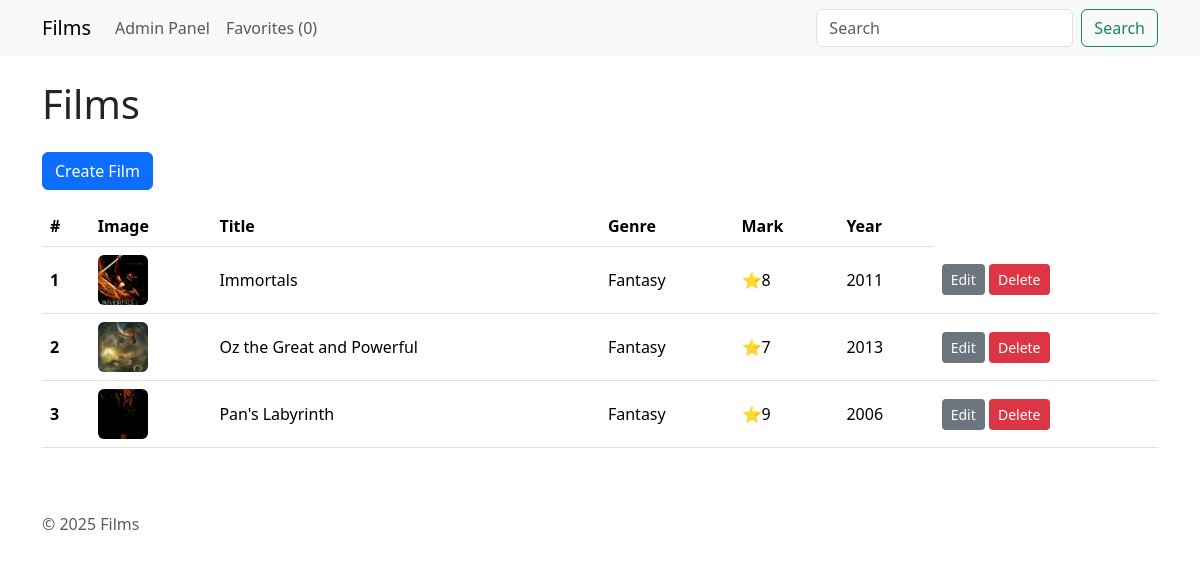
The app's page /films/list/ with its own data.
### products/models.py (models this page shows, shortened)
class Film(models.Model):
    GENRE_CHOICES = [
    ('action', 'Action'),
    ('fantasy', 'Fantasy'),
    ('comedy', 'Comedy'),
    ('drama', 'Drama'),
    ('horror', 'Horror'),
    ('sci-fi', 'Sci-Fi'),
    ('romance', 'Romance'),
    ('thriller', 'Thriller'),
    ('documentary', 'Documentary'),
    ('animation', 'Animation'),
    ('adventure', 'Adventure'),
    ('mystery', 'Mystery'),
    ('crime', 'Crime'),
    ('musical', 'Musical'),
    ('biography', 'Biography'),
    ('war', 'War'),
    ('western', 'Western'),
    ]
    title = models.CharField(max_length=100)
    image = models.ImageField(upload_to='films_images/', null=True, blank=True)
    video = models.FileField(upload_to='films_videos/', null=True, blank=True)
    description = models.TextField(blank=True, null=True)
    mark = models.IntegerField()
    year = models.IntegerField()
    genre = models.CharField(max_length=50, choices=GENRE_CHOICES)

### products/views.py (the view)
# urls.py: path('list/', views.list_of_films, name="film_list"),
def list_of_films(request):
    films = Film.objects.all()
    return render(request, 'products/list.html', {'films': films})

### favourites/context_processor.py (called while the page is built)
def favorite_films_count(request):
    count = get_count_of_favorite_films(request)
    return {'favorite_films_count': count}

### favourites/favorites.py (called while the page is built)
def get_favorites_films(request):
    return request.session.get(FAVORITE_FILMS_KEY, [])

def get_count_of_favorite_films(request):
    return len(get_favorites_films(request))

### products/templates/products/list.html
{% extends "layout.html" %} {% block content %}
<h1 class="mb-4">Films</h1>
<a href="/films/create/" class="btn btn-primary mb-3">Create Film</a>
<table class="table">
  <thead>
    <tr>
      <th scope="col">#</th>
      <th scope="col">Image</th>
      <th scope="col">Title</th>
      <th scope="col">Genre</th>
      <th scope="col">Mark</th>
      <th scope="col">Year</th>
    </tr>
  </thead>
  <tbody>
    {% for f in films %}
    <tr class="align-middle">
      <th scope="row">{{ f.pk }}</th>
      <td>
        <img
          class="rounded"
          src="{% if f.image %}{{ f.image.url }}{% else %}https://png.pngtree.com/png-vector/20221125/ourmid/pngtree-no-image-available-icon-flatvector-illustration-picture-coming-creative-vector-png-image_40968940.jpg{% endif %}"
          alt="{{ f.title }}"
          style="width: 50px; height: 50px; object-fit: cover"
        />
      </td>
      <td>{{ f.title }}</td>
      <td>{{ f.get_genre_display }}</td>
      <td>⭐{{ f.mark }}</td>
      <td>{{ f.year }}</td>
      <td>
        <a class="btn btn-sm text-bg-secondary" href="/films/update/{{f.pk}}">Edit</a>
        <a class="btn btn-sm text-bg-danger" href="/films/delete/{{f.pk}}">Delete</a>
      </td>
    </tr>
    {% empty %}
    <tr>
      <td colspan="7" class="text-center">No films available</td>
    </tr>
    {% endfor %}
  </tbody>
</table>
{% endblock %}

### records on screen
Film: pk "1", image (picture), title "Immortals", genre "Fantasy", mark "8", year "2011"
Film: pk "2", image (picture), title "Oz the Great and Powerful", genre "Fantasy", mark "7", year "2013"
Film: pk "3", image (picture), title "Pan's Labyrinth", genre "Fantasy", mark "9", year "2006"

### other values on screen
{{ favorite_films_count }} "0"
